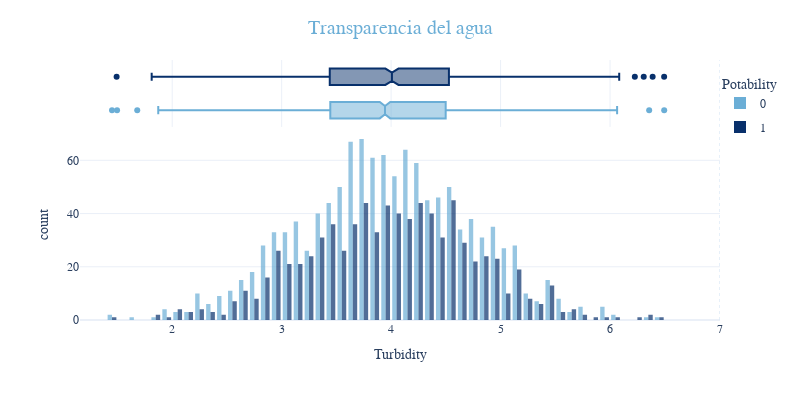

The notebook cell saved with this chart:
### Code cell
fig = px.histogram(df,x='Turbidity',y=Counter(df['Turbidity']),color='Potability',template='plotly_white',
                  marginal='box',opacity=0.7,nbins=100,color_discrete_sequence=[colors[4],colors[8]],
                  barmode='group',histfunc='count')

fig.add_vline(x=7, line_width=1, line_color=colors[1],line_dash='dot',opacity=0.7)

fig.update_layout(
    font_family='monospace',
    title=dict(text='Transparencia del agua',x=0.5,y=0.95,
               font=dict(color=colors[4],size=20)),
    legend=dict(x=1,y=0.96,bordercolor=colors[8],borderwidth=0,tracegroupgap=5),
)

fig.update_layout( autosize=False, width=800, height=400,)

fig.show()

### Figure 1 — Plotly figure (JSON) as saved in the notebook; plotly's stock layout.template omitted (floating-point values rounded to 4 significant figures; data arrays with more than 128 entries replaced by an {"elided": "..."} marker saying what was removed)
{"data": [{"alignmentgroup": "True", "bingroup": "x", "histfunc": "count", "hovertemplate": "Potability=0<br>Turbidity=%{x}<br>count=%{y}<extra></extra>", "legendgroup": "0", "marker": {"color": "rgb(107,174,214)", "opacity": 0.7, "pattern": {"shape": ""}}, "name": "0", "nbinsx": 100, "offsetgroup": "0", "orientation": "v", "showlegend": true, "type": "histogram", "x": {"elided": "1200 float values"}, "xaxis": "x", "y": {"elided": "1200 int values"}, "yaxis": "y"}, {"alignmentgroup": "True", "hovertemplate": "Potability=0<br>Turbidity=%{x}<extra></extra>", "legendgroup": "0", "marker": {"color": "rgb(107,174,214)"}, "name": "0", "notched": true, "offsetgroup": "0", "showlegend": false, "type": "box", "x": {"elided": "1200 float values"}, "xaxis": "x2", "yaxis": "y2"}, {"alignmentgroup": "True", "bingroup": "x", "histfunc": "count", "hovertemplate": "Potability=1<br>Turbidity=%{x}<br>count=%{y}<extra></extra>", "legendgroup": "1", "marker": {"color": "rgb(8,48,107)", "opacity": 0.7, "pattern": {"shape": ""}}, "name": "1", "nbinsx": 100, "offsetgroup": "1", "orientation": "v", "showlegend": true, "type": "histogram", "x": {"elided": "811 float values"}, "xaxis": "x", "y": {"elided": "811 int values"}, "yaxis": "y"}, {"alignmentgroup": "True", "hovertemplate": "Potability=1<br>Turbidity=%{x}<extra></extra>", "legendgroup": "1", "marker": {"color": "rgb(8,48,107)"}, "name": "1", "notched": true, "offsetgroup": "1", "showlegend": false, "type": "box", "x": {"elided": "811 float values"}, "xaxis": "x2", "yaxis": "y2"}], "layout": {"autosize": false, "barmode": "group", "font": {"family": "monospace"}, "height": 400, "legend": {"bordercolor": "rgb(8,48,107)", "borderwidth": 0, "title": {"text": "Potability"}, "tracegroupgap": 5, "x": 1, "y": 0.96}, "margin": {"t": 60}, "shapes": [{"line": {"color": "rgb(222,235,247)", "dash": "dot", "width": 1}, "opacity": 0.7, "type": "line", "x0": 7, "x1": 7, "xref": "x", "y0": 0, "y1": 1, "yref": "y domain"}, {"line": {"color": "rgb(222,235,247)", "dash": "dot", "width": 1}, "opacity": 0.7, "type": "line", "x0": 7, "x1": 7, "xref": "x2", "y0": 0, "y1": 1, "yref": "y2 domain"}], "title": {"font": {"color": "rgb(107,174,214)", "size": 20}, "text": "Transparencia del agua", "x": 0.5, "y": 0.95}, "width": 800, "xaxis": {"anchor": "y", "domain": [0, 1], "title": {"text": "Turbidity"}}, "xaxis2": {"anchor": "y2", "domain": [0, 1], "matches": "x", "showgrid": true, "showticklabels": false}, "yaxis": {"anchor": "x", "domain": [0, 0.7326], "title": {"text": "count"}}, "yaxis2": {"anchor": "x2", "domain": [0.7426, 1], "matches": "y2", "showgrid": false, "showline": false, "showticklabels": false, "ticks": ""}}}
